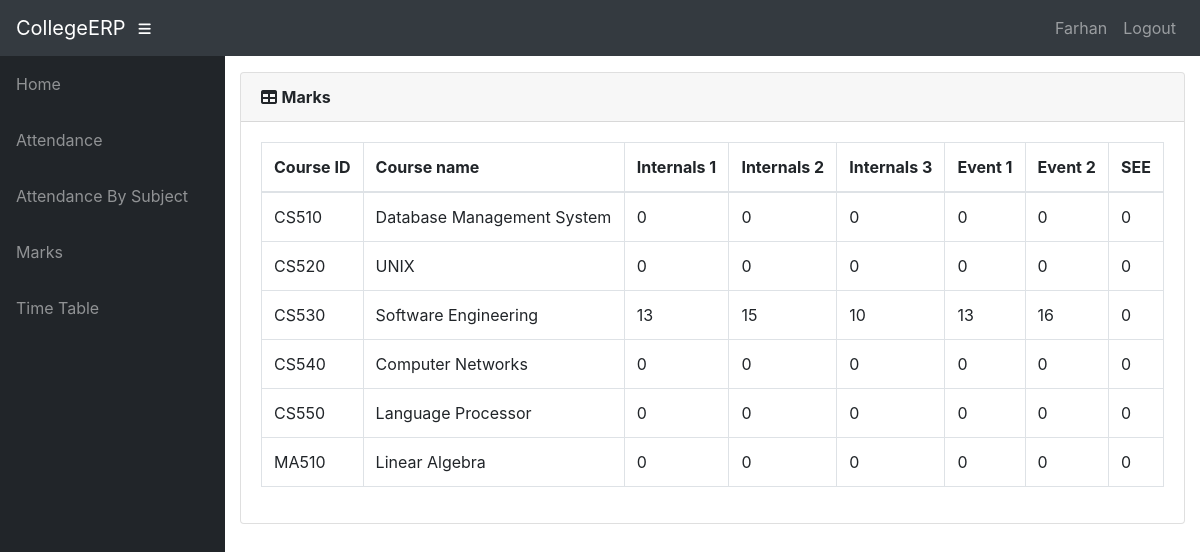
The app's page /info/student/CS02/marks_list/ (signed in) with its own data.
### info/models.py (models this page shows, shortened)
class User(AbstractUser):
    @property
    def is_student(self):
        if hasattr(self, 'student'):
            return True
        return False

class Student(models.Model):
    user = models.OneToOneField(User, on_delete=models.CASCADE, null=True)
    class_id = models.ForeignKey(Class, on_delete=models.CASCADE, default=1)
    USN = models.CharField(primary_key='True', max_length=100)
    name = models.CharField(max_length=200)
    sex = models.CharField(max_length=50, choices=sex_choice, default='Male')
    DOB = models.DateField(default='1998-01-01')

class StudentCourse(models.Model):
    student = models.ForeignKey(Student, on_delete=models.CASCADE)
    course = models.ForeignKey(Course, on_delete=models.CASCADE)
    class Meta:
        unique_together = (('student', 'course'),)
        verbose_name_plural = 'Marks'

class Course(models.Model):
    dept = models.ForeignKey(Dept, on_delete=models.CASCADE)
    id = models.CharField(primary_key='True', max_length=50)
    name = models.CharField(max_length=50)
    shortname = models.CharField(max_length=50, default='X')

class Marks(models.Model):
    studentcourse = models.ForeignKey(StudentCourse, on_delete=models.CASCADE)
    name = models.CharField(max_length=50, choices=test_name, default='Internal test 1')
    marks1 = models.IntegerField(default=0, validators=[MinValueValidator(0), MaxValueValidator(100)])
    class Meta:
        unique_together = (('studentcourse', 'name'),)

### info/views.py (the view)
# urls.py: path('student/<slug:stud_id>/marks_list/',
@login_required()
def marks_list(request, stud_id):
    stud = Student.objects.get(USN=stud_id, )
    ass_list = Assign.objects.filter(class_id_id=stud.class_id)
    sc_list = []
    for ass in ass_list:
        try:
            sc = StudentCourse.objects.get(student=stud, course=ass.course)
        except StudentCourse.DoesNotExist:
            sc = StudentCourse(student=stud, course=ass.course)
            sc.save()
            sc.marks_set.create(type='I', name='Internal test 1')
            sc.marks_set.create(type='I', name='Internal test 2')
            sc.marks_set.create(type='I', name='Internal test 3')
            sc.marks_set.create(type='E', name='Event 1')
            sc.marks_set.create(type='E', name='Event 2')
            sc.marks_set.create(type='S', name='Semester End Exam')
        sc_list.append(sc)
    return render(request, 'info/marks_list.html', {'sc_list': sc_list})

### info/templates/info/marks_list.html
{% extends 'info/base.html' %}
    {% load static %}
    {% block content %}
                  <div class="card mb-3">
            <div class="card-header">
              <i class="fas fa-table"></i>
            <b>Marks</b></div>
            <div class="card-body">
              <div class="table-responsive">
                <table class="table table-bordered" id="dataTable" width="100%" cellspacing="0">
                  <thead>
                    <tr>
                        <th>Course ID</th>
                        <th>Course name</th>
                        <th>Internals 1</th>
                        <th>Internals 2</th>
                        <th>Internals 3</th>
                        <th>Event 1</th>
                        <th>Event 2</th>
                        <th>SEE</th>
                    </tr>
                  </thead>
                  <tbody>
                    {% for sc in sc_list %}
                    <tr>
                        <td>{{ sc.course_id }}</td>
                        <td>{{sc.course.name}}</td>
                        {% for m in sc.marks_set.all %}
                            <td>{{ m.marks1 }}</td>
                        {% endfor %}
                    </tr>
                    {% empty %}
                            <p>student has no courses</p>
                    {% endfor %}
                  </tbody>
                </table>
              </div>
            </div>
          </div>
    {% endblock %}

### info/templates/info/base.html (shortened to what this page needs)
<!DOCTYPE html>
<html lang="en">
  <head>
      {% load static %}
    <link href="{% static '/info/bootstrap/vendor/bootstrap/css/bootstrap.min.css' %}" rel="stylesheet">
    <link href="{% static '/info/bootstrap/vendor/fontawesome-free/css/all.min.css' %}" rel="stylesheet" type="text/css">
    <link href="{% static '/info/bootstrap/vendor/datatables/dataTables.bootstrap4.css' %}" rel="stylesheet">
    <link href="{% static '/info/bootstrap/css/sb-admin.css' %}" rel="stylesheet">
  </head>
  <body id="page-top">
    <nav class="navbar navbar-expand navbar-dark bg-dark static-top">
      <a class="navbar-brand mr-1" href="{% url 'index' %}">CollegeERP</a>
      <button class="btn btn-link btn-sm text-white order-1 order-sm-0" id="sidebarToggle" href="#">
        <i class="fas fa-bars"></i>
      </button>
        <div class="collapse navbar-collapse" id="navbarResponsive">
          <ul class="navbar-nav ml-auto">
            <li class="nav-item">
                {% if request.user.is_student %}
                    <a class="nav-link text-capitalize">{{ request.user.student.name }}</a>
                {% elif request.user.is_teacher %}
                    <a class="nav-link text-capitalize">{{ request.user.teacher.name }}</a>
                {% endif %}
            </li>
            <li class="nav-item">
                <a class="nav-link" href="#" data-toggle="modal" data-target="#logoutModal">Logout</a>
            </li>
          </ul>
        </div>
    </nav>
    <div id="wrapper">
      <ul class="sidebar navbar-nav">
            <li class="nav-item">
              <a class="nav-link" href="{% url 'index' %}">
                <span>Home</span>
              </a>
            </li>
        {% if request.user.is_student %}
            <li class="nav-item">
              <a class="nav-link" href="{% url 'attendance' request.user.student.USN %}">
                <span>Attendance</span>
              </a>
            </li>
            <li class="nav-item">
              <a class="nav-link" href="{% url 'attendance' request.user.student.USN %}">
                <span>Attendance By Subject</span>
              </a>
            </li>
            <li class="nav-item">
              <a class="nav-link" href="{% url 'marks_list' request.user.student.USN %}">
                <span>Marks</span>
              </a>
            </li>
              <li class="nav-item">
              <a class="nav-link" href="{% url 'timetable' request.user.student.class_id_id %}">
                <span>Time Table</span>
              </a>
            </li>
        {% endif %}
      </ul>
      <div id="content-wrapper">
        <div class="container-fluid">
            {% block content %}
            {% endblock %}
        </div>
      </div>
    </div>
  </body>
</html>

### records on screen
User: user.student.name "Farhan"
StudentCourse: course_id "CS510", course.name "Database Management System"
Marks: marks1 "0"
Marks: marks1 "0"
Marks: marks1 "0"
Marks: marks1 "0"
Marks: marks1 "0"
Marks: marks1 "0"
StudentCourse: course_id "CS520", course.name "UNIX"
Marks: marks1 "0"
Marks: marks1 "0"
Marks: marks1 "0"
Marks: marks1 "0"
Marks: marks1 "0"
Marks: marks1 "0"
StudentCourse: course_id "CS530", course.name "Software Engineering"
Marks: marks1 "13"
Marks: marks1 "15"
Marks: marks1 "10"
Marks: marks1 "13"
Marks: marks1 "16"
Marks: marks1 "0"
StudentCourse: course_id "CS540", course.name "Computer Networks"
Marks: marks1 "0"
Marks: marks1 "0"
Marks: marks1 "0"
Marks: marks1 "0"
Marks: marks1 "0"
Marks: marks1 "0"
StudentCourse: course_id "CS550", course.name "Language Processor"
Marks: marks1 "0"
Marks: marks1 "0"
Marks: marks1 "0"
Marks: marks1 "0"
Marks: marks1 "0"
Marks: marks1 "0"
StudentCourse: course_id "MA510", course.name "Linear Algebra"
Marks: marks1 "0"
Marks: marks1 "0"
Marks: marks1 "0"
Marks: marks1 "0"
Marks: marks1 "0"
Marks: marks1 "0"
